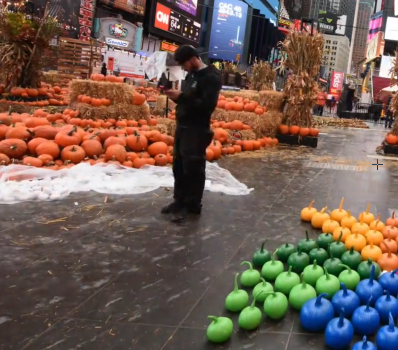
#> input picture Images/t1_1.png, 398 x 350 px, found by its file name
$ python t1.py
#> lines starting #> are read from the running program, lines starting #| are printed output that depends on the picture
#> further down, img1 is the input picture: shape (350, 398, 3); mean B, G, R 83.2, 93.9, 113.9
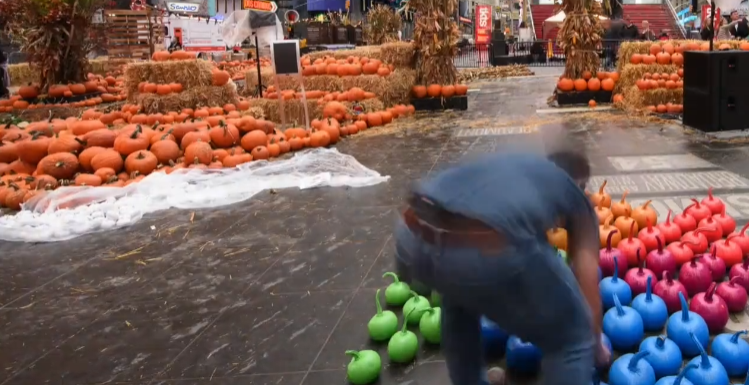
#> input picture Images/t1_2.png, 749 x 385 px, found by its file name
#> further down, img2 is the input picture: shape (385, 749, 3); mean B, G, R 85, 91.1, 117.7
#Only add your code inside the function (including newly improted packages)
# You can design a new function and call the new function in the given functions.
# Not following the project guidelines will result in a 10% reduction in grades

import cv2
import numpy as np
import matplotlib.pyplot as plt
import math


def stitch_background(img1, img2, savepath=''):
    "The output image should be saved in the savepath."
#> called with savepath = 'task1.png'
    "Do NOT modify the code provided."
    print("RUN TIME: 10 seconds")
    print("Output: task1.png")
    sift = cv2.xfeatures2d.SIFT_create(400)
    keypoints_1, descriptors_1 = sift.detectAndCompute(img1, None)
#> keypoints_1 = 400 keypoints; strongest (x, y, size): (178, 27, 1.9), (162, 17, 10.5), (179, 74, 9.3), (377, 62, 5.8)
    keypoints_2, descriptors_2 = sift.detectAndCompute(img2, None)
#> keypoints_2 = 400 keypoints; strongest (x, y, size): (321, 18, 4.7), (560, 17, 7.5), (736, 26, 2.2), (715, 19, 1.8)
    count = 0


    idx_desc1 = []
    idx_desc2 = []

    for i in range(len(descriptors_1)):
        for k in range(len(descriptors_2)):

            dis = np.sqrt(sum(np.square(descriptors_1[i] - descriptors_2[k])))

            if dis < 100:
                count = count + 1
                #print(i, k)
                idx_desc1.append(i)
                idx_desc2.append(k)
#> after the loop, count = 26; idx_desc1 = 26 values from 44 to 392; idx_desc2 = 26 values, max 398 at index 20, min 45 at index 9, mean 261.8

    kp11 = []
    kp22 = []

    kp1_list = []
    kp2_list = []
    for i in idx_desc1:
       # print(keypoints_1[i])
        kp1_list.append(keypoints_1[i].pt)
        kp11.append(keypoints_1[i])
#> this loop made 26 passes
#> i on passes 1 to 12: 44, 62, 66, 73, 79, 87, 107, 108, 117, 185, 186, 213
#> after the loop, kp11 = 26 keypoints; strongest (x, y, size): (76, 203, 2.1), (70, 134, 3), (233, 313, 9.3), (44, 164, 4.7); kp1_list = 26 pairs, first value 10.37 to 254.2, second value 125 to 312.6
    for j in idx_desc2:
       # print(keypoints_2[j])
        kp2_list.append(keypoints_2[j].pt)
        kp22.append(keypoints_2[j])
#> this loop made 26 passes
#> j on passes 1 to 12: 248, 280, 281, 349, 314, 175, 84, 79, 391, 45, 352, 344
#> after the loop, kp22 = 26 keypoints; strongest (x, y, size): (153, 227, 2.7), (134, 136, 4), (379, 342, 12.6), (104, 181, 6.2); kp2_list = 26 pairs, first value 59.09 to 383.7, second value 112 to 342.4

    # [6 lines of commented-out code are left out]

    src_pts = np.float32(kp1_list).reshape(-1, 1, 2)
#> src_pts = 26 rows, first 8: [10.37, 162.2], [15.51, 162.6], [149.8, 141.9], [233, 312.6], [243.2, 148.7], [139.2, 125], [128.4, 147.9], [128.4, 147.9]
    dst_pts = np.float32(kp2_list).reshape(-1, 1, 2)
#> dst_pts = 26 rows, first 8: [59.09, 184.5], [65.6, 184.4], [242.2, 132.3], [378.9, 342.4], [368.9, 124.3], [225.4, 112], [214.2, 144.3], [214.2, 144.3]

    h, status = cv2.findHomography(src_pts, dst_pts, cv2.RANSAC, 5.0)
#> h = [[1.35, 0.18, 16.52], [-0.188, 1.36, -31.18], [-2.67e-05, 9.52e-05, 1]]; status = 26 values from 1 to 1
    dst = cv2.warpPerspective(img1, h, ((img1.shape[1] + img2.shape[1]), img1.shape[0] + img2.shape[0]))
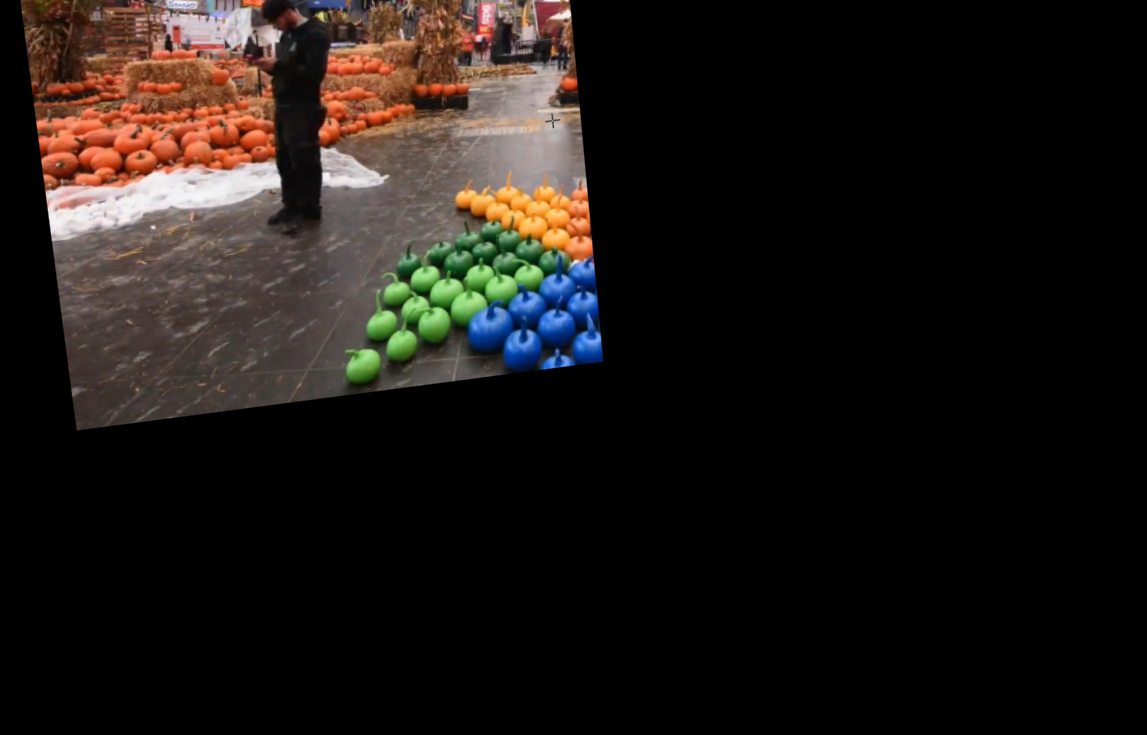
#> dst: shape (735, 1147, 3); mean B, G, R 20.7, 23.9, 29.4

    for i in range(0, img2.shape[0]):
        for j in range(0, img2.shape[1]):

            # for i in range(0,dst.shape[0]):
            #   for j in range(0,dst.shape[1]):

            # dst[0:img2.shape[0], 0:img2.shape[1]] = img2
            if np.sum(dst[i][j]) > 0:
                # [5 lines of commented-out code are left out]
                if np.sum(dst[i][j]) > np.sum(img2[i][j]):
                    dst[i][j] = dst[i][j]
                else:
                    dst[i][j] = img2[i][j]


            else:
                dst[i][j] = img2[i][j]
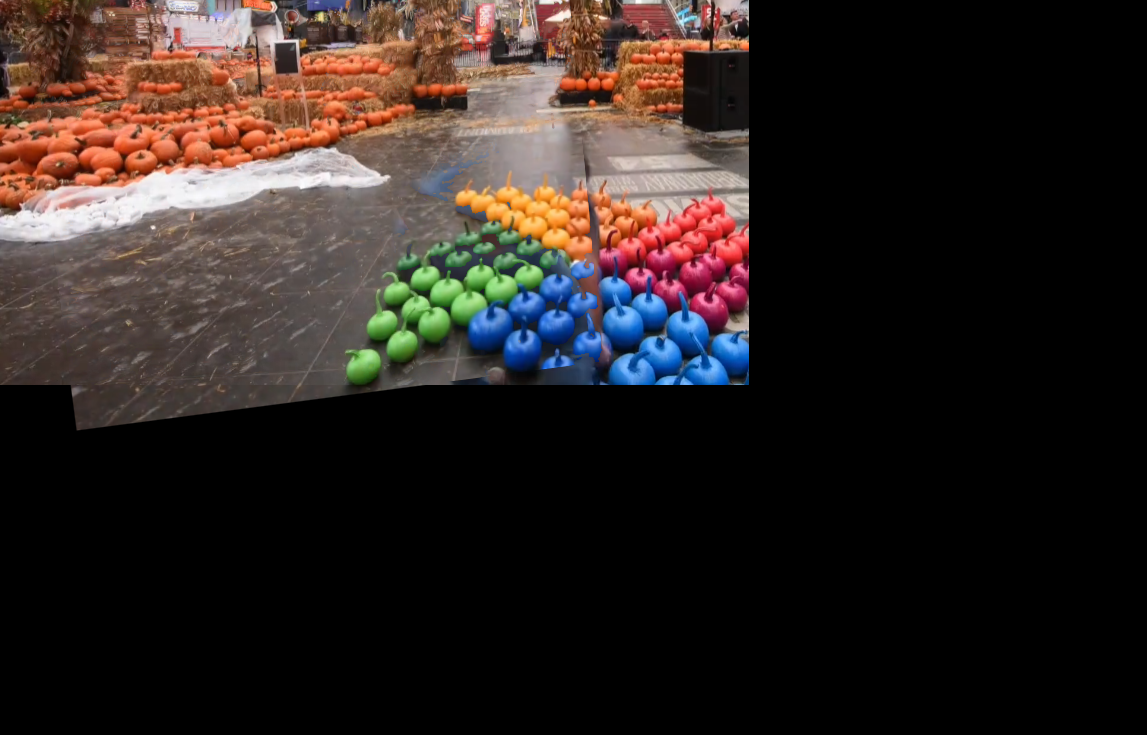
#> dst: shape (735, 1147, 3); mean B, G, R 32.1, 35.2, 44.3
    # dst[0:img1.shape[0], 0:img1.shape[1]] = img1

    cv2.imshow("image",dst)
    cv2.waitKey(0)
    cv2.imwrite(savepath,dst)

    return
if __name__ == "__main__":
    img1 = cv2.imread('./images/t1_1.png')
    img2 = cv2.imread('./images/t1_2.png')
    savepath = 'task1.png'
    stitch_background(img1, img2, savepath=savepath)
